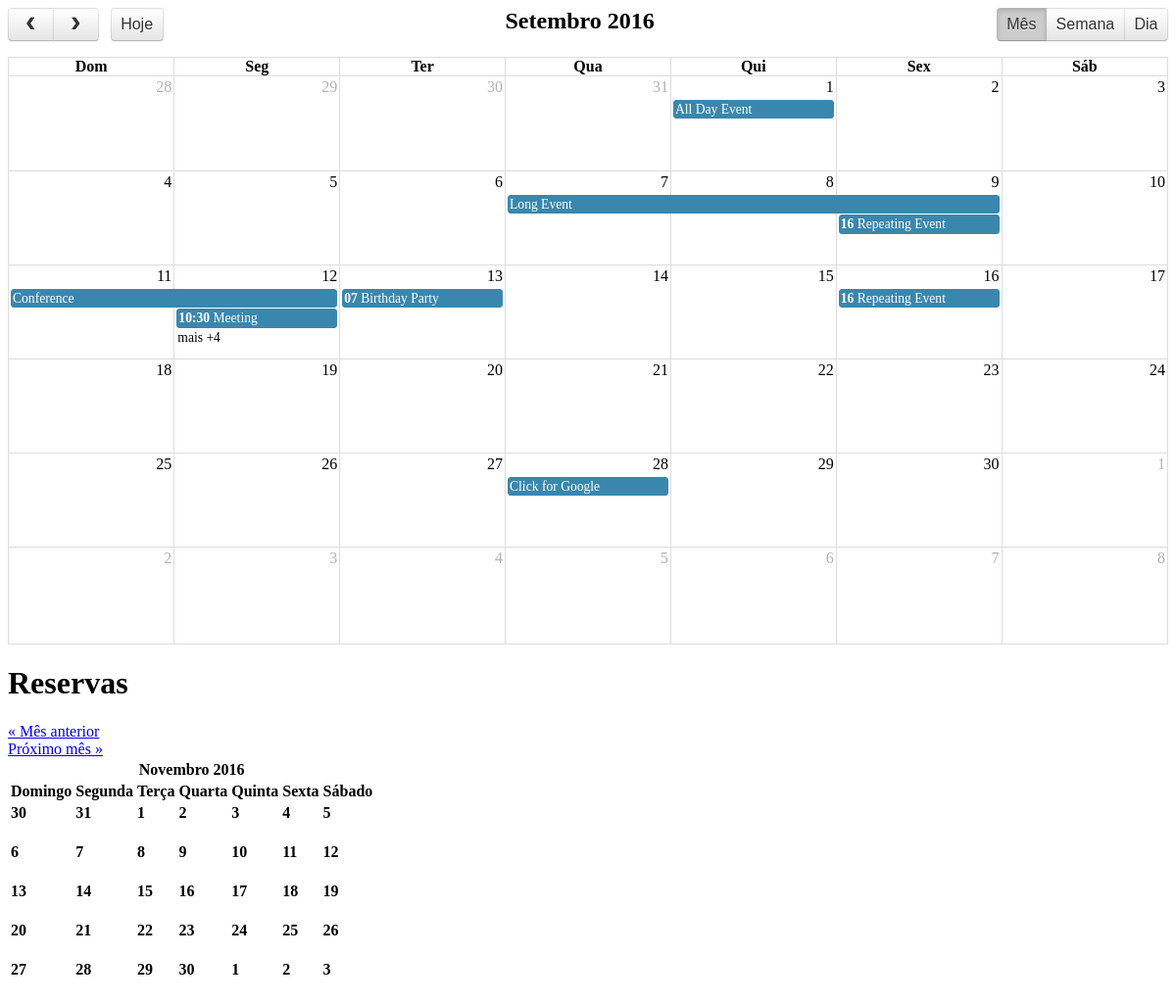
The app's page /bookings/, older data.
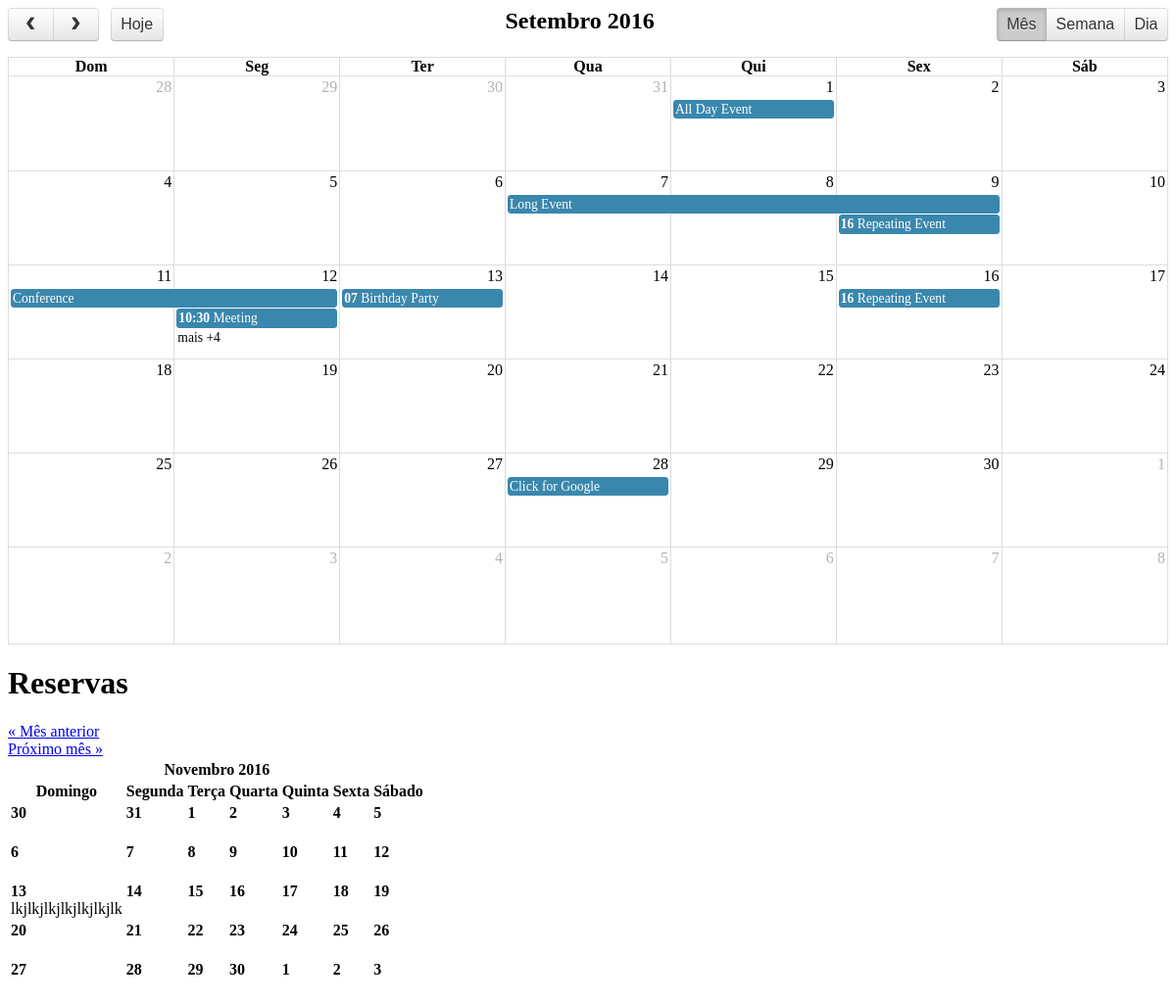
The same page, newer data.
### vitrinebela/bookings/models.py (models this page shows, shortened)
class Booking(models.Model):
    user = models.ForeignKey(settings.AUTH_USER_MODEL, verbose_name='usuário')
    event = models.CharField('evento', max_length=128)
    date = models.DateField('data')
    created_on = models.DateTimeField('solicitado em', default=timezone.now)
    authorized = models.BooleanField('autorizado', default=False)
    class Meta:
        verbose_name = 'reserva'
        verbose_name_plural = 'reservas'
        ordering = ('-date',)

### vitrinebela/bookings/views.py (the view)
# urls.py: url(r'$', list, name='list'),
def list(request):
    selected_date = date.today()
    return list_date(request, selected_date.year, selected_date.month)

### vitrinebela/bookings/views.py (called while the page is built)
def list_date(request, year, month):
    try:
        selected_date = date(int(year), int(month), 1)
    except ValueError:
        raise Http404
    context = {
        'selected_date': selected_date,
        'calendar': tuple(_calendar(selected_date)),
        'next': selected_date + timedelta(days=31),
        'previous': selected_date - timedelta(days=1)
    }
    return render(request, 'bookings/bookings_list.html', context)

def _calendar(selected_date):
    year, month = selected_date.year, selected_date.month
    filters = {'date__year':  year, 'date__month': month}
    bookings = {b.date: b for b in Booking.objects.filter(**filters)}
    calendar = Calendar(firstweekday=6)
    for week in calendar.monthdatescalendar(year, month):
        yield [(day, bookings.get(day)) for day in week]

### vitrinebela/catalog/context_processors.py (called while the page is built)
def categories(request):
    return {
        'categories': Category.objects.all()
    }

### vitrinebela/bookings/templates/bookings/bookings_list.html (shortened to what this page needs)
{% load static %}
<!DOCTYPE html>
<html lang="pt">
  <head>
    <link rel='stylesheet' href="{%  static 'fullcalendar/fullcalendar.css'%}" />
  </head>
  <body>
  <div id='calendar'></div>
    <div class="row">
      <div class="col-md-10 col-md-offset-1">
        <h1>Reservas</h1>
      </div>
    </div>
    <div class="row">
      <div class="col-md-5 col-md-offset-1">
        <a href="{% url 'booking:date' year=previous.year month=previous.month %}">« Mês anterior</a>
      </div>
      <div class="col-md-5 text-right">
        <a href="{% url 'booking:date' year=next.year month=next.month %}">Próximo mês »</a>
      </div>
    </div>
    <div class="row">
      <div class="col-md-10 col-md-offset-1">
        <table class="table table-bordered">
          <thead>
            <tr>
              <th colspan="7">{{ selected_date|date:"F" }} {{ selected_date.year }}</th>
            </tr>
            <tr>
              <th>Domingo</th>
              <th>Segunda</th>
              <th>Terça</th>
              <th>Quarta</th>
              <th>Quinta</th>
              <th>Sexta</th>
              <th>Sábado</th>
            </tr>
          </thead>
          <tbody>
            {% for week in calendar %}
            <tr>
              {% for day, booking in week %}
              <td
                {% if selected_date.month != day.month %}
                class ="other"
                {% else %}
                id="day_{{ day.day }}"
                {% endif %}
              >
                <strong>{{ day.day }}</strong>
                <br>
                {% if booking %}
                {{ booking.event }}
                {% else %}
                &nbsp;
                {% endif %}
              </td>
              {% endfor %}
            </tr>
            {% endfor %}
          </tbody>
        </table>
      </div>
    </div>
  </body>
</html>

Row changes from the older to the newer data that the page shows:
added Booking: day "13", event "lkjlkjlkjlkjlkjlkjlk"
Text that changed along with them:
list line gone: "13"
